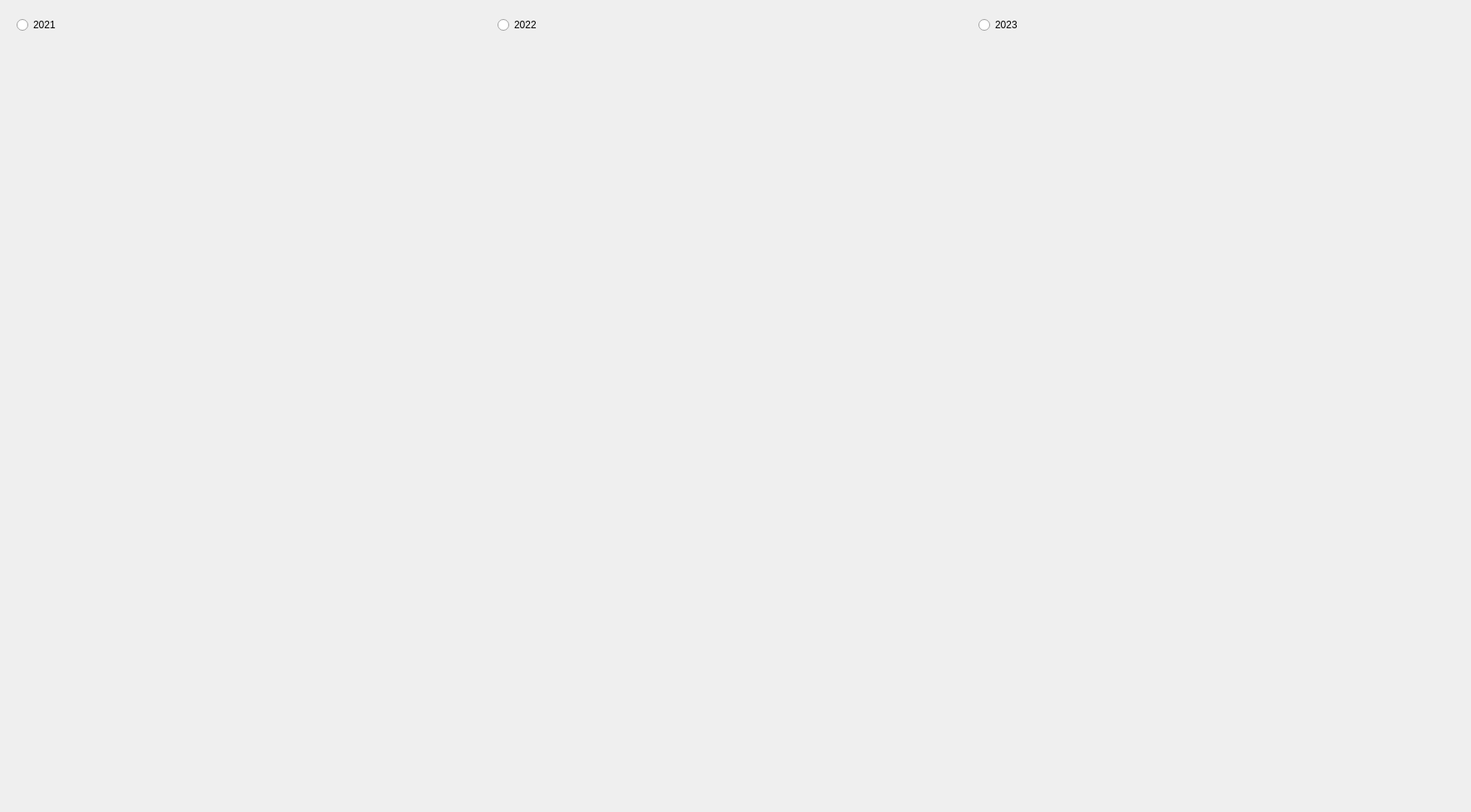
<?xml version="1.0" encoding="UTF-8"?>
<ui version="4.0">
 <class>AvgIUAndLiquid</class>
 <widget class="QWidget" name="AvgIUAndLiquid">
  <property name="geometry">
   <rect>
    <x>0</x>
    <y>0</y>
    <width>1771</width>
    <height>978</height>
   </rect>
  </property>
  <property name="windowTitle">
   <string>全年浓度与IU均值散点</string>
  </property>
  <property name="windowIcon">
   <iconset>
    <normaloff>:/icons/icons/预览.png</normaloff>:/icons/icons/预览.png</iconset>
  </property>
  <layout class="QHBoxLayout" name="horizontalLayout_3" stretch="1">
   <item>
    <widget class="CardWidget" name="CardWidget">
     <layout class="QVBoxLayout" name="verticalLayout_4" stretch="1,20">
      <item>
       <layout class="QHBoxLayout" name="horizontalLayout_2">
        <item>
         <widget class="RadioButton" name="RadioButton2021">
          <property name="text">
           <string>2021</string>
          </property>
         </widget>
        </item>
        <item>
         <widget class="RadioButton" name="RadioButton2022">
          <property name="text">
           <string>2022</string>
          </property>
         </widget>
        </item>
        <item>
         <widget class="RadioButton" name="RadioButton2023">
          <property name="text">
           <string>2023</string>
          </property>
          <property name="checkable">
           <bool>true</bool>
          </property>
          <property name="checked">
           <bool>false</bool>
          </property>
         </widget>
        </item>
       </layout>
      </item>
      <item>
       <layout class="QGridLayout" name="gridLayoutLeft">
        <item row="0" column="0">
         <widget class="QWidget" name="widget" native="true"/>
        </item>
       </layout>
      </item>
     </layout>
    </widget>
   </item>
  </layout>
 </widget>
 <customwidgets>
  <customwidget>
   <class>RadioButton</class>
   <extends>QRadioButton</extends>
   <header>qfluentwidgets</header>
  </customwidget>
  <customwidget>
   <class>CardWidget</class>
   <extends>QFrame</extends>
   <header>qfluentwidgets</header>
   <container>1</container>
  </customwidget>
 </customwidgets>
 <resources>
  <include location="../../../qtResource/resource.qrc"/>
 </resources>
 <connections/>
</ui>
